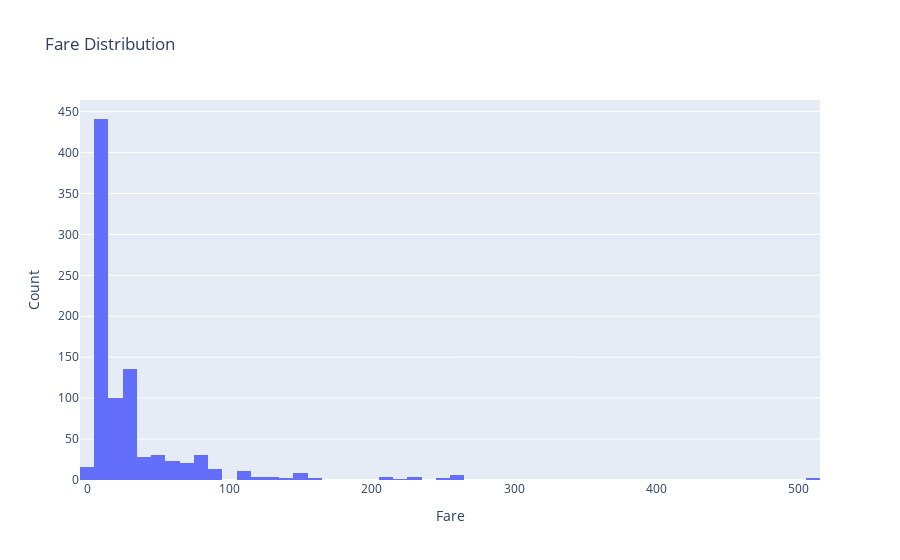

Source (notebook cell):
### Markdown cell above
### Task 7
Recreate the interactive plot below using the titanic dataframe. There are very few hints since the plot can be done with just one or two lines of code and a hint would basically give away the solution. Keep careful attention to the x and y labels for hints

### Code cell
titanic = sns.load_dataset('titanic')
fig = px.histogram(titanic, x='fare', nbins=100, title='Fare Distribution')
fig.update_layout(xaxis_title='Fare', yaxis_title='Count')
fig.show()

### Figure 1 — Plotly figure (JSON) as saved in the notebook; plotly's stock layout.template omitted (floating-point values rounded to 4 significant figures; data arrays with more than 128 entries replaced by an {"elided": "..."} marker saying what was removed)
{"data": [{"alignmentgroup": "True", "bingroup": "x", "hovertemplate": "fare=%{x}<br>count=%{y}<extra></extra>", "legendgroup": "", "marker": {"color": "#636efa", "pattern": {"shape": ""}}, "name": "", "nbinsx": 100, "offsetgroup": "", "orientation": "v", "showlegend": false, "type": "histogram", "x": {"elided": "891 float values"}, "xaxis": "x", "yaxis": "y"}], "layout": {"barmode": "relative", "legend": {"tracegroupgap": 0}, "title": {"text": "Fare Distribution"}, "xaxis": {"anchor": "y", "domain": [0, 1], "title": {"text": "Fare"}}, "yaxis": {"anchor": "x", "domain": [0, 1], "title": {"text": "Count"}}}}
